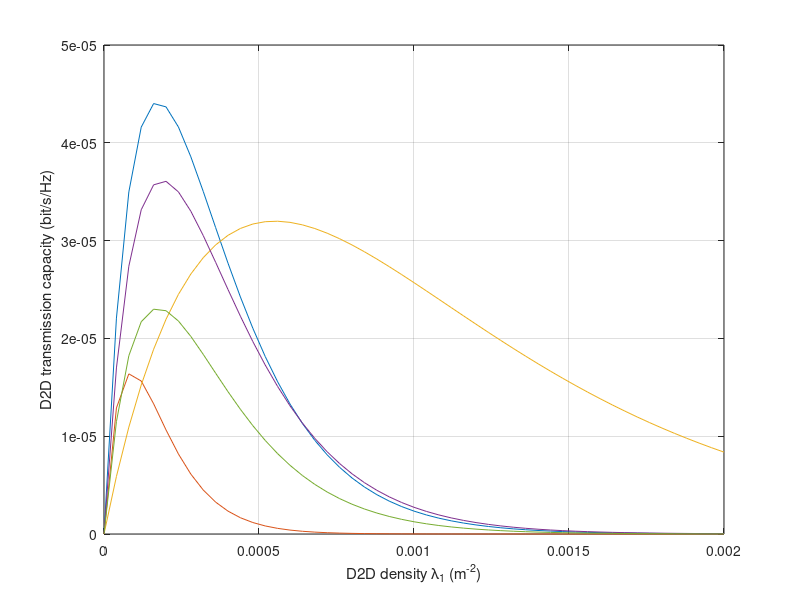

Recreate this plot in MATLAB.
Tx1m = 24;Tx2m = 15;Tx3m = 15;Tx4m = 0;Tx5m = 0;
Tx6m = 4;Tx7m = 1*10^(-5);Tx8m = [3*10^(-4) 1*10^(-3)];    
Tx9m = size(Tx8m,2);Tx10m = Tx8m(1,1);
Tx11m = [35 50];Tx12m = size(Tx11m,2);
A = (4*pi-36*sqrt(3)+64)/(12*pi-9*sqrt(3));    
Tx13m = pi*gamma(1+2/Tx6m)*gamma(1-2/Tx6m);  
Tx37m = zeros(1,6);Tx15m = 10^(Tx1m/10);Tx16m = 10^(Tx2m/10);Tx17m = 10^(Tx3m/10);Tx18m = 10^(Tx4m/10);
Tx19m = 10^(Tx5m/10);Tx20m = 1*10^(-7);Tx21m = 2*10^(-3);Tx22m = 50;Tx23m = (Tx21m-Tx20m)/Tx22m;
Tx24m = Tx20m:Tx23m:Tx21m;Tx25m = size(Tx24m,2);
for Tx26m = 1:Tx12m
Tx27m = Tx11m(1,Tx26m);
Tx28m = ((2*pi/3)-sqrt(3)/2)*(Tx27m^2);    
exp(-Tx10m*Tx28m)
Tx29m = 1-exp(-Tx10m*Tx28m);
Tx30m = exp(-Tx13m*(Tx18m^(2/Tx6m))*(Tx27m^2)*(Tx7m*((Tx15m/Tx16m)^(2/Tx6m))+Tx24m+1/2*Tx24m*Tx29m*((Tx17m/Tx16m)^(2/Tx6m)-1)));
Tx31m = exp(-Tx13m*(Tx19m^(2/Tx6m))*(A^2)*(Tx27m^2)*(Tx7m*((Tx15m/Tx16m)^(2/Tx6m))+Tx24m+1/2*Tx24m*Tx29m*((Tx17m/Tx16m)^(2/Tx6m)-1)));
Tx32m = exp(-Tx13m*(Tx19m^(2/Tx6m))*(A^2)*(Tx27m^2)*(Tx7m*((Tx15m/Tx17m)^(2/Tx6m))+Tx24m*((Tx16m/Tx17m)^(2/Tx6m))+1/2*Tx24m*Tx29m*(1-((Tx16m/Tx17m)^(2/Tx6m)))));
Tx33m = Tx24m*(1-Tx29m).*Tx30m+1/2*Tx24m*Tx29m.*Tx31m.*Tx32m;
Tx37m(1,Tx26m) = plot(Tx24m(1,:),Tx33m(1,:));
hold on;
end
for Tx26m = 1:1
Tx27m = Tx11m(1,Tx26m);Tx28m = ((2*pi/3)-sqrt(3)/2)*(Tx27m^2);     
exp(-Tx10m*Tx28m)
Tx29m = 1-exp(-Tx10m*Tx28m);Tx34m = exp(-Tx13m*(Tx19m^(2/Tx6m))*(A^2)*(Tx27m^2)*(Tx7m*((Tx15m/Tx16m)^(2/Tx6m))+1/2*Tx24m*Tx29m+1/2*Tx24m*Tx29m*((Tx17m/Tx16m)^(2/Tx6m))));
Tx35m = exp(-Tx13m*(Tx19m^(2/Tx6m))*(A^2)*(Tx27m^2)*(Tx7m*((Tx15m/Tx17m)^(2/Tx6m))+1/2*Tx24m*Tx29m*((Tx16m/Tx17m)^(2/Tx6m))+1/2*Tx24m*Tx29m));Tx36m = 1/2*Tx24m*Tx29m.*Tx34m.*Tx35m;
Tx37m(1,Tx26m+2) = plot(Tx24m(1,:),Tx36m(1,:));
hold on;
end
Tx10m = Tx8m(1,2);             
for Tx26m = 1:1
Tx27m = Tx11m(1,Tx26m);Tx28m = ((2*pi/3)-sqrt(3)/2)*(Tx27m^2);  
    exp(-Tx10m*Tx28m)
Tx29m = 1-exp(-Tx10m*Tx28m);Tx30m = exp(-Tx13m*(Tx18m^(2/Tx6m))*(Tx27m^2)*(Tx7m*((Tx15m/Tx16m)^(2/Tx6m))+Tx24m+1/2*Tx24m*Tx29m*((Tx17m/Tx16m)^(2/Tx6m)-1)));
Tx31m = exp(-Tx13m*(Tx19m^(2/Tx6m))*(A^2)*(Tx27m^2)*(Tx7m*((Tx15m/Tx16m)^(2/Tx6m))+Tx24m+1/2*Tx24m*Tx29m*((Tx17m/Tx16m)^(2/Tx6m)-1)));
Tx32m = exp(-Tx13m*(Tx19m^(2/Tx6m))*(A^2)*(Tx27m^2)*(Tx7m*((Tx15m/Tx17m)^(2/Tx6m))+Tx24m*((Tx16m/Tx17m)^(2/Tx6m))+1/2*Tx24m*Tx29m*(1-((Tx16m/Tx17m)^(2/Tx6m)))));
Tx33m = Tx24m*(1-Tx29m).*Tx30m+1/2*Tx24m*Tx29m.*Tx31m.*Tx32m;
Tx37m(1,Tx26m+3) = plot(Tx24m(1,:),Tx33m(1,:));
	hold on;
end
Tx7m = 5*10^(-5);Tx10m = Tx8m(1,1);             
for Tx26m = 1:1
Tx27m = Tx11m(1,Tx26m);Tx28m = ((2*pi/3)-sqrt(3)/2)*(Tx27m^2);     
exp(-Tx10m*Tx28m)
Tx29m = 1-exp(-Tx10m*Tx28m);Tx30m = exp(-Tx13m*(Tx18m^(2/Tx6m))*(Tx27m^2)*(Tx7m*((Tx15m/Tx16m)^(2/Tx6m))+Tx24m+1/2*Tx24m*Tx29m*((Tx17m/Tx16m)^(2/Tx6m)-1)));
Tx31m = exp(-Tx13m*(Tx19m^(2/Tx6m))*(A^2)*(Tx27m^2)*(Tx7m*((Tx15m/Tx16m)^(2/Tx6m))+Tx24m+1/2*Tx24m*Tx29m*((Tx17m/Tx16m)^(2/Tx6m)-1)));Tx32m = exp(-Tx13m*(Tx19m^(2/Tx6m))*(A^2)*(Tx27m^2)*(Tx7m*((Tx15m/Tx17m)^(2/Tx6m))+Tx24m*((Tx16m/Tx17m)^(2/Tx6m))+1/2*Tx24m*Tx29m*(1-((Tx16m/Tx17m)^(2/Tx6m)))));Tx33m = Tx24m*(1-Tx29m).*Tx30m+1/2*Tx24m*Tx29m.*Tx31m.*Tx32m;
Tx37m(1,Tx26m+3) = plot(Tx24m(1,:),Tx33m(1,:));hold on;
end
xlabel('D2D density \lambda_1 (m^{-2})');
ylabel('D2D transmission capacity (bit/s/Hz)');
grid on;
